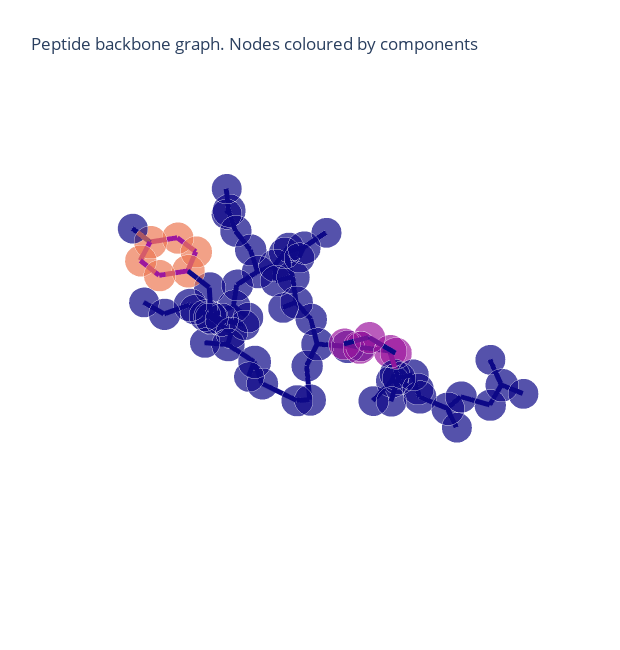

Notebook code cell kept with this figure:
### Code cell
p = plotly_protein_structure_graph(
        G,
        colour_edges_by="component",
        colour_nodes_by="component",
        label_node_ids=False,
        plot_title="Peptide backbone graph. Nodes coloured by components",
        node_size_multiplier=1
    )
p.show()

### Figure 1 — Plotly figure (JSON) as saved in the notebook; plotly's stock layout.template omitted (floating-point values rounded to 4 significant figures; data arrays with more than 128 entries replaced by an {"elided": "..."} marker saying what was removed)
{"data": [{"hoverinfo": "text+x+y+z", "marker": {"color": {"elided": "69x4 float values"}, "opacity": 0.7, "size": [21, 23, 23, 21, 22, 22, 22, 23, 23, 21, 22, 23, 22, 22, 22, 22, 23, 21, 22, 23, 23, 21, 23, 22, 21, 21, 22, 23, 23, 21, 22, 22, 23, 21, 21, 22, 23, 23, 21, 22, 23, 21, 21, 22, 23, 23, 21, 22, 22, 23, 23, 23, 21, 22, 22, 22, 22, 23, 23, 21, 22, 23, 21, 21, 22, 22, 23, 21, 21], "symbol": "circle"}, "mode": "markers", "text": ["A:CYS:1:N", "A:CYS:1:CA", "A:CYS:1:C", "A:CYS:1:O", "A:CYS:1:CB", "A:CYS:1:SG", "A:TYR:2:N", "A:TYR:2:CA", "A:TYR:2:C", "A:TYR:2:O", "A:TYR:2:CB", "A:TYR:2:CG", "A:TYR:2:CD1", "A:TYR:2:CD2", "A:TYR:2:CE1", "A:TYR:2:CE2", "A:TYR:2:CZ", "A:TYR:2:OH", "A:ILE:3:N", "A:ILE:3:CA", "A:ILE:3:C", "A:ILE:3:O", "A:ILE:3:CB", "A:ILE:3:CG1", "A:ILE:3:CG2", "A:ILE:3:CD1", "A:GLN:4:N", "A:GLN:4:CA", "A:GLN:4:C", "A:GLN:4:O", "A:GLN:4:CB", "A:GLN:4:CG", "A:GLN:4:CD", "A:GLN:4:OE1", "A:GLN:4:NE2", "A:ASN:5:N", "A:ASN:5:CA", "A:ASN:5:C", "A:ASN:5:O", "A:ASN:5:CB", "A:ASN:5:CG", "A:ASN:5:OD1", "A:ASN:5:ND2", "A:CYS:6:N", "A:CYS:6:CA", "A:CYS:6:C", "A:CYS:6:O", "A:CYS:6:CB", "A:CYS:6:SG", "A:PRO:7:N", "A:PRO:7:CA", "A:PRO:7:C", "A:PRO:7:O", "A:PRO:7:CB", "A:PRO:7:CG", "A:PRO:7:CD", "A:LEU:8:N", "A:LEU:8:CA", "A:LEU:8:C", "A:LEU:8:O", "A:LEU:8:CB", "A:LEU:8:CG", "A:LEU:8:CD1", "A:LEU:8:CD2", "A:GLY:9:N", "A:GLY:9:CA", "A:GLY:9:C", "A:GLY:9:O", "A:GLY:9:OXT"], "type": "scatter3d", "x": [4.874, 3.791, 4.157, 5.232, 3.435, 2.665, 3.252, 3.387, 2.361, 1.436, 3.1, 3.274, 4.53, 2.185, 4.697, 2.348, 3.607, 3.773, 2.531, 1.677, 0.199, -0.519, 1.928, 3.427, 1.161, 3.786, -0.204, -1.601, -1.79, -2.726, -2.146, -1.441, -2.01, -2.494, -1.983, -0.942, -1.01, -0.214, 0.937, -0.572, -0.616, 0.387, -1.765, -0.764, -0.14, -1.051, -2.141, 0.193, 1.185, -0.66, -1.424, -1.574, -0.59, -0.555, 0.282, 0.537, -2.786, -3.044, -3.389, -3.608, -4.136, -3.848, -5.036, -2.59, -3.406, -3.689, -3.647, -3.337, -3.916], "y": [2.855, 1.923, 0.518, 0.286, 1.946, 3.502, -0.399, -1.76, -2.413, -1.723, -2.041, -3.486, -4.073, -4.258, -5.383, -5.571, -6.128, -7.431, -3.68, -4.511, -4.221, -3.905, -6.029, -6.341, -6.856, -7.783, -4.279, -4.078, -2.792, -2.685, -5.314, -5.647, -6.885, -7.82, -6.89, -1.802, -0.533, 0.526, 0.794, -0.65, 0.69, 1.404, 1.049, 1.026, 2.101, 3.316, 3.274, 1.681, 2.902, 4.386, 5.635, 6.192, 6.58, 6.569, 5.665, 4.459, 6.199, 6.624, 8.088, 8.661, 5.783, 4.28, 3.567, 4.042, 8.654, 10.03, 10.35, 11.49, 9.443], "z": [0.366, 0.075, 0.5, 1.045, -1.418, -1.99, 0.268, 0.55, -0.333, -0.788, 2.041, 2.457, 2.473, 2.838, 2.85, 3.218, 3.221, 3.601, -0.581, -1.466, -1.291, -2.24, -1.237, -1.317, -2.271, -1.018, -0.093, 0.283, 1.112, 1.911, 1.032, 2.338, 3.023, 2.381, 4.32, 0.876, 1.594, 0.877, 1.192, 3.081, 3.831, 3.922, 4.341, -0.158, -0.873, -0.861, -1.434, -2.308, -3.264, -0.143, -0.117, -1.529, -2.165, 0.729, 1.553, 0.71, -2.024, -3.392, -3.457, -4.523, -4.023, -4.173, -4.795, -5, -2.333, -2.161, -0.712, -0.337, 0.096]}, {"hoverinfo": "text", "line": {"color": {"elided": "213x4 float values"}, "width": 10}, "mode": "lines", "text": {"elided": "213 str values"}, "type": "scatter3d", "x": {"elided": "213 float values"}, "y": {"elided": "213 float values"}, "z": {"elided": "213 float values"}}], "layout": {"height": 650, "margin": {"t": 100}, "scene": {"xaxis": {"showbackground": false, "showgrid": false, "showline": false, "showticklabels": false, "title": {"text": ""}, "zeroline": false}, "yaxis": {"showbackground": false, "showgrid": false, "showline": false, "showticklabels": false, "title": {"text": ""}, "zeroline": false}, "zaxis": {"showbackground": false, "showgrid": false, "showline": false, "showticklabels": false, "title": {"text": ""}, "zeroline": false}}, "showlegend": false, "title": {"text": "Peptide backbone graph. Nodes coloured by components"}, "width": 620}}
